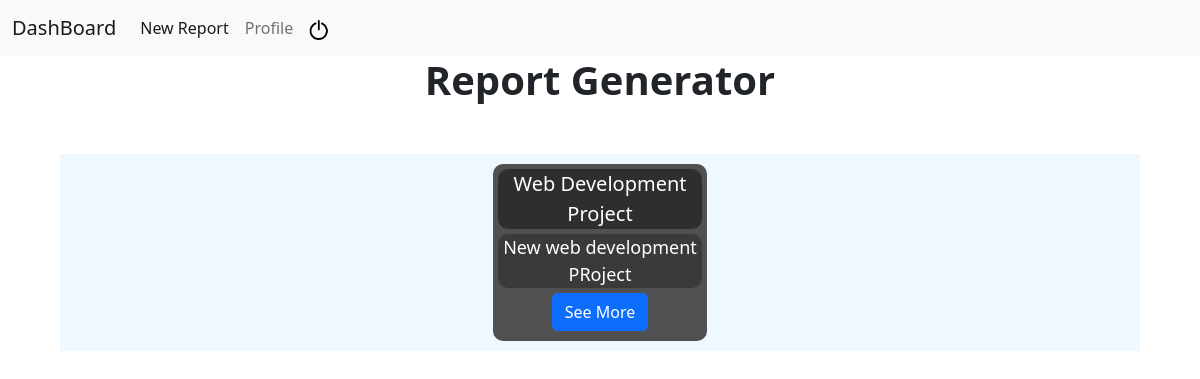
Page / (signed in) on the earlier database version.
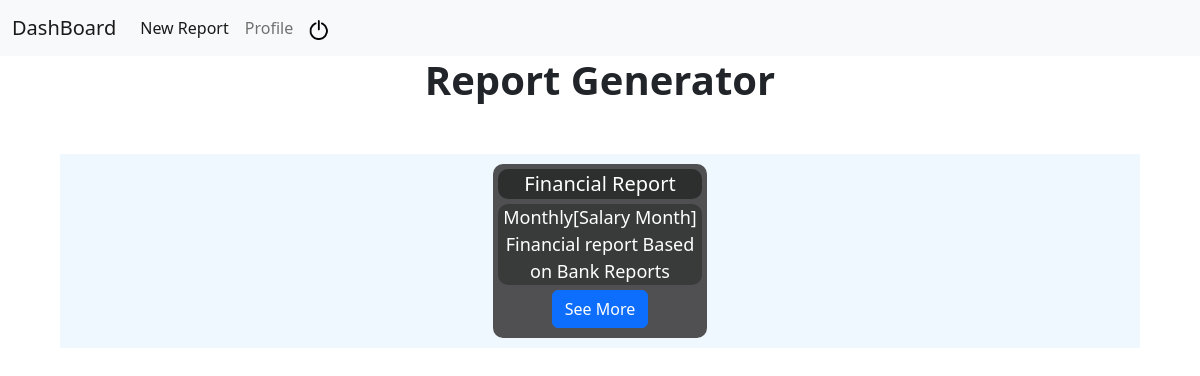
Same page on the later database version.
### tables this page shows
CREATE TABLE events(name TEXT NOT NULL, catagory TEXT NOT NULL, starting_date DATE NOT NULL, ending_date DATE NOT NULL, description TEXT, id INTEGER PRIMARY KEY NOT NULL, user_id INTEGER);

### app.py (the view)
@app.route("/")
@login_required
def index():
    try:
        events = db.execute("SELECT name, description, id FROM events WHERE user_id=?", session["user_id"])
    except:
        events=[]
    return render_template("index.html", events=events)

### app.py (called while the page is built)
@app.after_request
def after_request(response):
    response.headers["Cache-Control"] = "no-cache, no-store, must-revalidate"
    response.headers["Expires"] = 0
    response.headers["Pragma"] = "no-cache"
    return response

### helper.py (called while the page is built)
def login_required(f):
    @wraps(f)
    def decorated_function(*args, **kwargs):
        if session.get("user_id") is None:
            return redirect("/login")
        return f(*args, **kwargs)
    return decorated_function

### templates/index.html (shortened to what this page needs)
{% extends "layout.html" %}
{%block head%}
    <link rel="stylesheet" href="static/style/main.css">
{% endblock %}
{% block main %}
    <h1 id="main_title">Report Generator</h1>
    {% if events %}
    <div class="events_list">
        {% for event in events %}
        <div id="project_card">
            <div class="p_card-title">
                {{ event["name"] }}
            </div>
            <div class="p_description">
                {{ event["description"] }}
            </div>
            <div class="submit">
                <a href='/event?id={{ event["id"] }}&report=False' class="btn btn-primary">See More</a>
            </div>
        </div>
        {% endfor %}
    </div>
    {% endif %}
{% endblock %}

### templates/layout.html (shortened to what this page needs)
<!DOCTYPE html>
<html lang="en">
    <head>
        {%block head%}{% endblock %}
        <link href="https://cdn.jsdelivr.net/npm/bootstrap@5.2.3/dist/css/bootstrap.min.css" rel="stylesheet">
    </head>
    <body>
        <nav class="navbar navbar-expand-lg bg-light">
            <div class="container-fluid">
              {% if session["user_id"] %}
              <a class="navbar-brand" href="/">DashBoard</a>
              <div class="collapse navbar-collapse" id="navbarNavAltMarkup">
                <div class="navbar-nav">
                  <a class="nav-link active" aria-current="page" href="/new_event">New Report</a>
                  <a class="nav-link " href="/profile">Profile</a>
                  <a class="nav-link" href="/logout"><img src="static/img/power.png" style="width: 20px;" alt=""></a>
                </div>
              </div>
              {% else %}
              <div class="navbar-nav">
                  <a class="nav-link" href="/login">Login</a>
                  <a class="nav-link" href="/register">Register</a>
              </div>
              {% endif %}
            </div>
          </nav>
        {% block main %}{% endblock %}
    </body>
</html>

### static/style/main.css (style rules this page uses)
#main_title { text-align: center; font-weight: 800; }
.events_list { margin-top: 50px; margin-left: auto; margin-right: auto; padding: 5px; width: 90%; height: auto; background-color: aliceblue; display: flex; flex-direction: row; justify-content: space-around; flex-flow: wrap; }
#project_card { width: 20%; height: auto; margin: 5px; padding: 5px; background-color: rgb(80, 80, 82); box-sizing: border-box; border-radius: 10px; }
.p_card-title { text-align: center; font-size: 20px; font-weight: 500; width: 100%; height: auto; background-color: rgb(45, 46, 46); border-radius: 10px; color: white; }
.p_description { width: 100%; height:min-content; font-size: 18px; font-weight: 400; text-align: center; margin-top: 5px; background-color: rgb(57, 58, 58); border-radius: 10px; color: white; }
.submit { padding: 5px; width: 100%; height: auto; text-align: center; }

Differences in the rows shown:
removed events: name "Web Development Project", description "New web development PRoject"
added events: name "Financial Report", description "Monthly[Salary Month] Financial report Based on Bank Reports"
